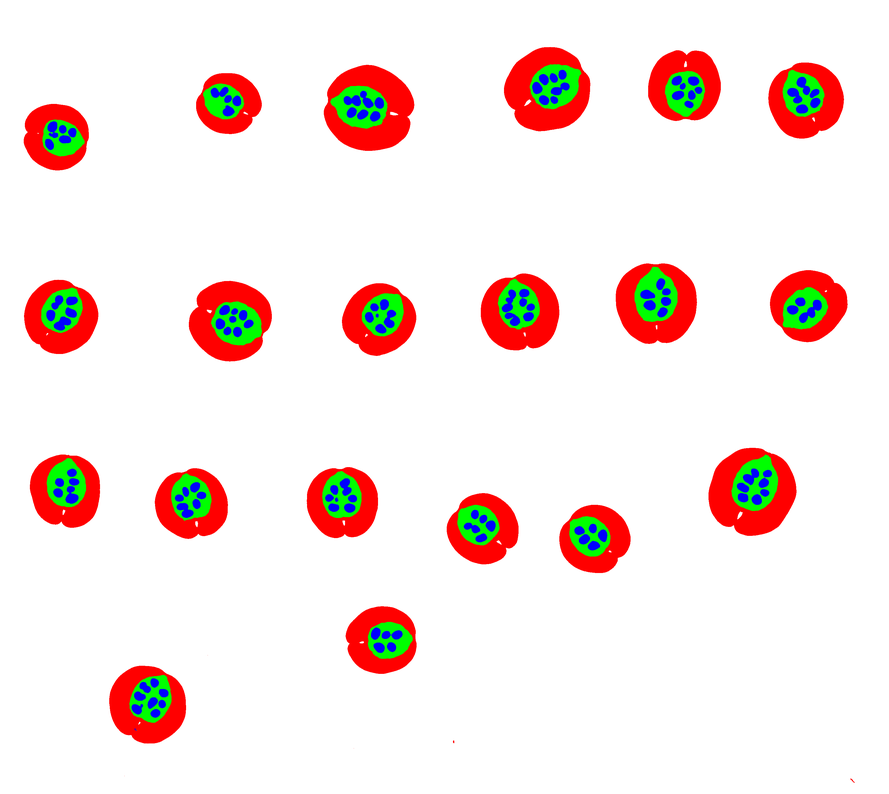
#> input picture pennycress_pods/predictions/pods_early_600dpi.png, 889 x 794 px, shrunk from 3182 x 2842 before the run; its folder holds only this picture in this run
$ jupyter execute --allow-errors seed_count_test.ipynb
#> lines starting #> are read from the running program, lines starting #| are printed output that depends on the picture; after the words box and inside, x2 and y2 are one past the last pixel; in counts of white or black regions, pixels touching at a corner belong together
[cell 1]
# import necessary packages
import os, sys, glob
import numpy as np
import pandas as pd
import matplotlib.pyplot as plt
import torch
import cv2

from tqdm.auto import tqdm
from PIL import Image
from scipy import ndimage
from skimage.segmentation import watershed
from skimage.feature import peak_local_max


# append paths
sys.path.append('../')
sys.path.append('../utils')

# import custom functions
#> (the rest of this cell did not finish here and is left out)

[cell 2]
# load images
pred_path = "../pennycress_pods/predictions/"
image_save_path = "../pennycress_pods/predictions_by_pod/"
seed_save_path = "../pennycress_pods/seed_counts/"

pred_image_names = glob.glob(pred_path + "*.png")
pred_image_names = [os.path.basename(x) for x in pred_image_names]

[cell 3]
# Seed Counting

for pred_image_name in pred_image_names:

        # for a single image:
        pred_image = Image.open(pred_path + pred_image_name)
#> pred_image is the input picture: PIL image 889x794 RGB; mean R, G, B 244.4, 230.4, 226.4
        pred_image = np.array(pred_image) / 255
#> pred_image: shape (794, 889, 3) float64

        # revert white background to black
        pred_image[pred_image.sum(axis=2) == 3] = 0
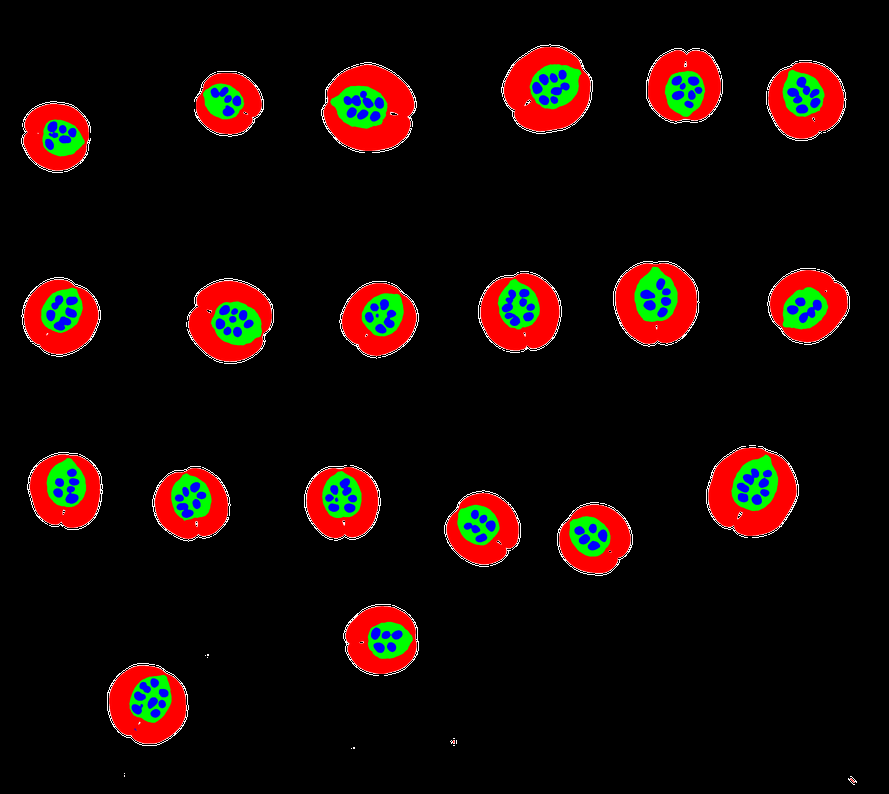
#> pred_image: shape (794, 889, 3) float64; mean R, G, B 0.0949, 0.0399, 0.0244

        # pad image so that we can draw bounding box around it
        pred_image = np.pad(pred_image, ((100, 100), (100, 100), (0, 0)), mode='constant')
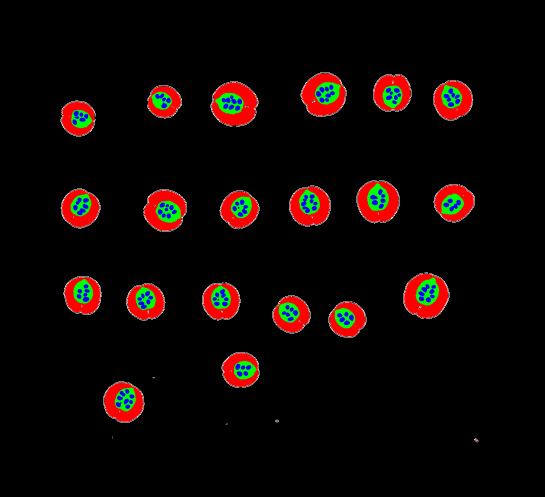
#> pred_image: shape (994, 1089, 3) float64 (shown at 1/2 size); mean R, G, B 0.0619, 0.026, 0.0159

        # extract bool mask for object detection
        bool_mask = np.array(pred_image).sum(axis=2) > .5 # convert to boolean mask
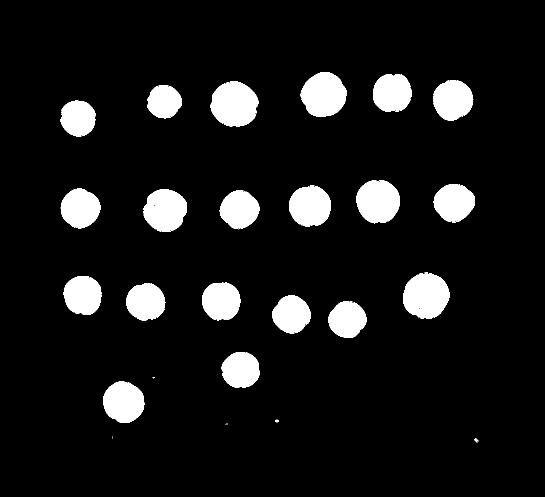
#> bool_mask: shape (994, 1089) bool (shown at 1/2 size); 8.9% white; 44 white regions (22 under 20 px), largest, box (x1, y1, x2, y2) and area: (421, 162, 517, 253) 6462, (806, 546, 899, 638) 6392, (601, 144, 693, 234) 6011

        # label each object in the image and draw bounding box around it
        labels = ndimage.label(bool_mask)[0]
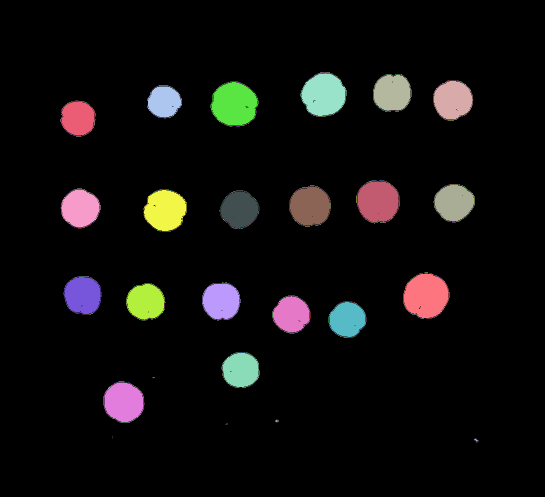
#> labels: shape (994, 1089) int32 (shown at 1/2 size); 1219 distinct labels, from 0 to 1218; one colour per label, 0 black
        bboxes = ndimage.find_objects(labels)
#> bboxes = 1218 items

        # add padding to bounding boxes
        x_pad, y_pad = 100, 100
        for i in range(len(bboxes)):
                x, y = bboxes[i]
                bboxes[i] = slice(x.start-x_pad, x.stop+x_pad), slice(y.start-y_pad, y.stop+y_pad)


        # create list to store seed counts
        seed_counts = []

        # loop through split images
        for i, bbox in enumerate(bboxes):
                y, x = bbox
                split_image = pred_image[y, x, :]

                # extract only the blue channel (seeds) from the image
                image = split_image[:, :, 2].astype(np.int64)

                # change image type and make 3-channel mask
                image = image.astype(np.uint8) * 255

                # define kernel for operations
                kernel = np.ones((3,3),np.uint8)

                # # erode image to define splits
                # image = cv2.erode(image, kernel, iterations=2)

                rgb = cv2.cvtColor(image, cv2.COLOR_GRAY2RGB)

                # noise removal
                opening = cv2.morphologyEx(image,
                                           cv2.MORPH_OPEN,kernel,
                                           iterations = 2)

                # sure background area
                sure_bg = cv2.dilate(opening,
                                     kernel,
                                     iterations=3)

                # Finding sure foreground area
                dist_transform = cv2.distanceTransform(opening,
                                                       cv2.DIST_L2,
                                                       5)
                ret, sure_fg = cv2.threshold(dist_transform,
                                             0.6*dist_transform.max(),
                                             255,
                                             0)

                # Finding unknown region
                sure_fg = np.uint8(sure_fg)
                unknown = cv2.subtract(sure_bg,sure_fg)

                # Marker labelling
                ret, markers = cv2.connectedComponents(sure_fg)

                # Add one to all labels so that sure background is not 0, but 1
                markers = markers+1

                # Now, mark the region of unknown with zero
                markers[unknown==255] = 0

                #plot markers
                markers_to_plot = markers

                rgb = cv2.cvtColor(image, cv2.COLOR_GRAY2BGR)

                markers = cv2.watershed(rgb, markers)
                rgb[markers == -1] = [255,0,0]

                # plot fg, bg, unknown, distances, markers, and labeled output
                fix, ax = plt.subplots(1, 4, figsize=(10, 5))

                ax[0].imshow(image, cmap="gray")
                ax[0].set_title("Input Image")

                ax[1].imshow(dist_transform, cmap="gray")
                ax[1].set_title("Distances")

                ax[2].imshow(markers_to_plot)
                ax[2].set_title("Markers")

                ax[3].imshow(rgb)
                ax[3].set_title("Labeled Output")

                seed_count = len(np.unique(markers)) - 2

                for axis in ax:
                        axis.set_axis_off()
                plt.tight_layout
                plt.show()

                print("seed count:", seed_count)

                # save split predicted image
                save_name = pred_image_name[:-4] + "_" + str(i) + ".png"
                split_image = Image.fromarray((split_image * 255).astype(np.uint8))
                split_image.save(image_save_path + save_name)

                # save seed count
                seed_counts.append((save_name, seed_count))

        # save seed counts to csv
        seed_counts = pd.DataFrame(seed_counts, columns=["image_name", "seed_count"])
        seed_counts.to_csv(seed_save_path + "seed_counts.csv", index=False)
